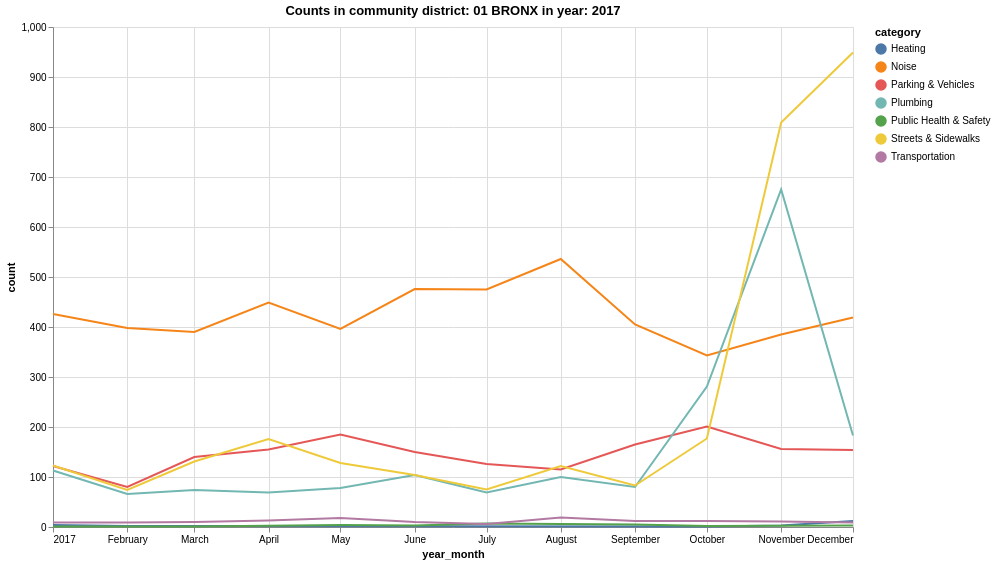

Here is the Vega-Lite specification saved for this chart:
### Vega-Lite specification from a JSON file in a GitHub repository (floating-point values rounded to 4 significant figures)
{"$schema": "https://vega.github.io/schema/vega-lite/v2.3.0.json", "config": {"view": {"height": 300, "width": 400}}, "data": {"values": [{"Unnamed: 0": 40860, "category": "Heating", "community_board": "01 BRONX", "count": 4, "year": 2017, "year_month": "2017-01"}, {"Unnamed: 0": 40861, "category": "Noise", "community_board": "01 BRONX", "count": 426, "year": 2017, "year_month": "2017-01"}, {"Unnamed: 0": 40863, "category": "Parking & Vehicles", "community_board": "01 BRONX", "count": 122, "year": 2017, "year_month": "2017-01"}, {"Unnamed: 0": 40864, "category": "Plumbing", "community_board": "01 BRONX", "count": 113, "year": 2017, "year_month": "2017-01"}, {"Unnamed: 0": 40865, "category": "Public Health & Safety", "community_board": "01 BRONX", "count": 1, "year": 2017, "year_month": "2017-01"}, {"Unnamed: 0": 40866, "category": "Streets & Sidewalks", "community_board": "01 BRONX", "count": 123, "year": 2017, "year_month": "2017-01"}, {"Unnamed: 0": 40867, "category": "Transportation", "community_board": "01 BRONX", "count": 9, "year": 2017, "year_month": "2017-01"}, {"Unnamed: 0": 41368, "category": "Heating", "community_board": "01 BRONX", "count": 2, "year": 2017, "year_month": "2017-02"}, {"Unnamed: 0": 41369, "category": "Noise", "community_board": "01 BRONX", "count": 398, "year": 2017, "year_month": "2017-02"}, {"Unnamed: 0": 41371, "category": "Parking & Vehicles", "community_board": "01 BRONX", "count": 80, "year": 2017, "year_month": "2017-02"}, {"Unnamed: 0": 41372, "category": "Plumbing", "community_board": "01 BRONX", "count": 66, "year": 2017, "year_month": "2017-02"}, {"Unnamed: 0": 41373, "category": "Streets & Sidewalks", "community_board": "01 BRONX", "count": 74, "year": 2017, "year_month": "2017-02"}, {"Unnamed: 0": 41374, "category": "Transportation", "community_board": "01 BRONX", "count": 9, "year": 2017, "year_month": "2017-02"}, {"Unnamed: 0": 41866, "category": "Heating", "community_board": "01 BRONX", "count": 2, "year": 2017, "year_month": "2017-03"}, {"Unnamed: 0": 41867, "category": "Noise", "community_board": "01 BRONX", "count": 390, "year": 2017, "year_month": "2017-03"}, {"Unnamed: 0": 41869, "category": "Parking & Vehicles", "community_board": "01 BRONX", "count": 140, "year": 2017, "year_month": "2017-03"}, {"Unnamed: 0": 41870, "category": "Plumbing", "community_board": "01 BRONX", "count": 74, "year": 2017, "year_month": "2017-03"}, {"Unnamed: 0": 41871, "category": "Public Health & Safety", "community_board": "01 BRONX", "count": 1, "year": 2017, "year_month": "2017-03"}, {"Unnamed: 0": 41872, "category": "Streets & Sidewalks", "community_board": "01 BRONX", "count": 131, "year": 2017, "year_month": "2017-03"}, {"Unnamed: 0": 41873, "category": "Transportation", "community_board": "01 BRONX", "count": 10, "year": 2017, "year_month": "2017-03"}, {"Unnamed: 0": 42369, "category": "Noise", "community_board": "01 BRONX", "count": 449, "year": 2017, "year_month": "2017-04"}, {"Unnamed: 0": 42371, "category": "Parking & Vehicles", "community_board": "01 BRONX", "count": 155, "year": 2017, "year_month": "2017-04"}, {"Unnamed: 0": 42372, "category": "Plumbing", "community_board": "01 BRONX", "count": 69, "year": 2017, "year_month": "2017-04"}, {"Unnamed: 0": 42373, "category": "Streets & Sidewalks", "community_board": "01 BRONX", "count": 176, "year": 2017, "year_month": "2017-04"}, {"Unnamed: 0": 42374, "category": "Transportation", "community_board": "01 BRONX", "count": 13, "year": 2017, "year_month": "2017-04"}, {"Unnamed: 0": 42856, "category": "Noise", "community_board": "01 BRONX", "count": 396, "year": 2017, "year_month": "2017-05"}, {"Unnamed: 0": 42858, "category": "Parking & Vehicles", "community_board": "01 BRONX", "count": 185, "year": 2017, "year_month": "2017-05"}, {"Unnamed: 0": 42859, "category": "Plumbing", "community_board": "01 BRONX", "count": 78, "year": 2017, "year_month": "2017-05"}, {"Unnamed: 0": 42860, "category": "Public Health & Safety", "community_board": "01 BRONX", "count": 4, "year": 2017, "year_month": "2017-05"}, {"Unnamed: 0": 42861, "category": "Streets & Sidewalks", "community_board": "01 BRONX", "count": 128, "year": 2017, "year_month": "2017-05"}, {"Unnamed: 0": 42862, "category": "Transportation", "community_board": "01 BRONX", "count": 18, "year": 2017, "year_month": "2017-05"}, {"Unnamed: 0": 43349, "category": "Noise", "community_board": "01 BRONX", "count": 476, "year": 2017, "year_month": "2017-06"}, {"Unnamed: 0": 43351, "category": "Parking & Vehicles", "community_board": "01 BRONX", "count": 150, "year": 2017, "year_month": "2017-06"}, {"Unnamed: 0": 43352, "category": "Plumbing", "community_board": "01 BRONX", "count": 104, "year": 2017, "year_month": "2017-06"}, {"Unnamed: 0": 43353, "category": "Public Health & Safety", "community_board": "01 BRONX", "count": 3, "year": 2017, "year_month": "2017-06"}, {"Unnamed: 0": 43354, "category": "Streets & Sidewalks", "community_board": "01 BRONX", "count": 104, "year": 2017, "year_month": "2017-06"}, {"Unnamed: 0": 43355, "category": "Transportation", "community_board": "01 BRONX", "count": 10, "year": 2017, "year_month": "2017-06"}, {"Unnamed: 0": 43845, "category": "Noise", "community_board": "01 BRONX", "count": 475, "year": 2017, "year_month": "2017-07"}, {"Unnamed: 0": 43847, "category": "Parking & Vehicles", "community_board": "01 BRONX", "count": 126, "year": 2017, "year_month": "2017-07"}, {"Unnamed: 0": 43848, "category": "Plumbing", "community_board": "01 BRONX", "count": 69, "year": 2017, "year_month": "2017-07"}, {"Unnamed: 0": 43849, "category": "Public Health & Safety", "community_board": "01 BRONX", "count": 7, "year": 2017, "year_month": "2017-07"}, {"Unnamed: 0": 43850, "category": "Streets & Sidewalks", "community_board": "01 BRONX", "count": 75, "year": 2017, "year_month": "2017-07"}, {"Unnamed: 0": 43851, "category": "Transportation", "community_board": "01 BRONX", "count": 6, "year": 2017, "year_month": "2017-07"}, {"Unnamed: 0": 44333, "category": "Noise", "community_board": "01 BRONX", "count": 536, "year": 2017, "year_month": "2017-08"}, {"Unnamed: 0": 44335, "category": "Parking & Vehicles", "community_board": "01 BRONX", "count": 115, "year": 2017, "year_month": "2017-08"}, {"Unnamed: 0": 44336, "category": "Plumbing", "community_board": "01 BRONX", "count": 100, "year": 2017, "year_month": "2017-08"}, {"Unnamed: 0": 44337, "category": "Public Health & Safety", "community_board": "01 BRONX", "count": 6, "year": 2017, "year_month": "2017-08"}, {"Unnamed: 0": 44338, "category": "Streets & Sidewalks", "community_board": "01 BRONX", "count": 122, "year": 2017, "year_month": "2017-08"}, {"Unnamed: 0": 44339, "category": "Transportation", "community_board": "01 BRONX", "count": 19, "year": 2017, "year_month": "2017-08"}, {"Unnamed: 0": 44818, "category": "Noise", "community_board": "01 BRONX", "count": 405, "year": 2017, "year_month": "2017-09"}, {"Unnamed: 0": 44820, "category": "Parking & Vehicles", "community_board": "01 BRONX", "count": 165, "year": 2017, "year_month": "2017-09"}, {"Unnamed: 0": 44821, "category": "Plumbing", "community_board": "01 BRONX", "count": 80, "year": 2017, "year_month": "2017-09"}, {"Unnamed: 0": 44822, "category": "Public Health & Safety", "community_board": "01 BRONX", "count": 5, "year": 2017, "year_month": "2017-09"}, {"Unnamed: 0": 44823, "category": "Streets & Sidewalks", "community_board": "01 BRONX", "count": 83, "year": 2017, "year_month": "2017-09"}, {"Unnamed: 0": 44824, "category": "Transportation", "community_board": "01 BRONX", "count": 12, "year": 2017, "year_month": "2017-09"}, {"Unnamed: 0": 45305, "category": "Heating", "community_board": "01 BRONX", "count": 1, "year": 2017, "year_month": "2017-10"}, {"Unnamed: 0": 45306, "category": "Noise", "community_board": "01 BRONX", "count": 343, "year": 2017, "year_month": "2017-10"}, {"Unnamed: 0": 45308, "category": "Parking & Vehicles", "community_board": "01 BRONX", "count": 201, "year": 2017, "year_month": "2017-10"}, {"Unnamed: 0": 45309, "category": "Plumbing", "community_board": "01 BRONX", "count": 281, "year": 2017, "year_month": "2017-10"}, {"Unnamed: 0": 45310, "category": "Public Health & Safety", "community_board": "01 BRONX", "count": 2, "year": 2017, "year_month": "2017-10"}, {"Unnamed: 0": 45311, "category": "Streets & Sidewalks", "community_board": "01 BRONX", "count": 177, "year": 2017, "year_month": "2017-10"}, {"Unnamed: 0": 45312, "category": "Transportation", "community_board": "01 BRONX", "count": 12, "year": 2017, "year_month": "2017-10"}, {"Unnamed: 0": 45810, "category": "Heating", "community_board": "01 BRONX", "count": 3, "year": 2017, "year_month": "2017-11"}, {"Unnamed: 0": 45811, "category": "Noise", "community_board": "01 BRONX", "count": 385, "year": 2017, "year_month": "2017-11"}, {"Unnamed: 0": 45813, "category": "Parking & Vehicles", "community_board": "01 BRONX", "count": 156, "year": 2017, "year_month": "2017-11"}, {"Unnamed: 0": 45814, "category": "Plumbing", "community_board": "01 BRONX", "count": 675, "year": 2017, "year_month": "2017-11"}, {"Unnamed: 0": 45815, "category": "Streets & Sidewalks", "community_board": "01 BRONX", "count": 809, "year": 2017, "year_month": "2017-11"}, {"Unnamed: 0": 45816, "category": "Transportation", "community_board": "01 BRONX", "count": 11, "year": 2017, "year_month": "2017-11"}, {"Unnamed: 0": 46331, "category": "Heating", "community_board": "01 BRONX", "count": 12, "year": 2017, "year_month": "2017-12"}, {"Unnamed: 0": 46332, "category": "Noise", "community_board": "01 BRONX", "count": 419, "year": 2017, "year_month": "2017-12"}, {"Unnamed: 0": 46334, "category": "Parking & Vehicles", "community_board": "01 BRONX", "count": 154, "year": 2017, "year_month": "2017-12"}, {"Unnamed: 0": 46335, "category": "Plumbing", "community_board": "01 BRONX", "count": 183, "year": 2017, "year_month": "2017-12"}, {"Unnamed: 0": 46336, "category": "Public Health & Safety", "community_board": "01 BRONX", "count": 3, "year": 2017, "year_month": "2017-12"}, {"Unnamed: 0": 46337, "category": "Streets & Sidewalks", "community_board": "01 BRONX", "count": 949, "year": 2017, "year_month": "2017-12"}, {"Unnamed: 0": 46338, "category": "Transportation", "community_board": "01 BRONX", "count": 9, "year": 2017, "year_month": "2017-12"}]}, "height": 500, "layer": [{"encoding": {"color": {"field": "category", "type": "nominal"}, "x": {"field": "year_month", "type": "temporal"}, "y": {"field": "count", "type": "quantitative"}}, "mark": "line"}, {"encoding": {"opacity": {"value": 0}, "x": {"field": "year_month", "type": "temporal"}}, "mark": "point", "selection": {"selector008": {"empty": "none", "fields": ["year_month"], "nearest": true, "on": "mouseover", "type": "single"}}}, {"encoding": {"color": {"field": "category", "type": "nominal"}, "opacity": {"condition": {"selection": "selector008", "value": 1}, "value": 0}, "x": {"field": "year_month", "type": "temporal"}, "y": {"field": "count", "type": "quantitative"}}, "mark": "point"}, {"encoding": {"x": {"field": "year_month", "type": "temporal"}}, "mark": {"color": "gray", "type": "rule"}, "transform": [{"filter": {"selection": "selector008"}}]}, {"encoding": {"color": {"field": "category", "type": "nominal"}, "text": {"condition": {"field": "count", "selection": "selector008", "type": "quantitative"}, "value": " "}, "x": {"field": "year_month", "type": "temporal"}, "y": {"field": "count", "type": "quantitative"}}, "mark": {"align": "left", "dx": 5, "dy": -5, "type": "text"}}], "title": "Counts in community district: 01 BRONX in year: 2017", "width": 800}
